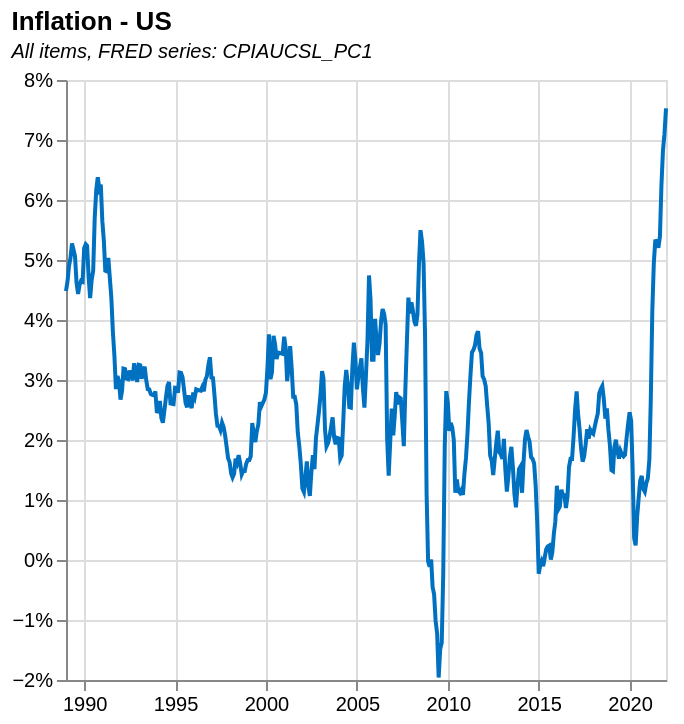

Vega-Lite specification stored for this chart:
### Vega-Lite specification from a JSON file in a GitHub repository (floating-point values rounded to 4 significant figures; data arrays with more than 128 entries replaced by an {"elided": "..."} marker saying what was removed)
{"$schema": "https://vega.github.io/schema/vega-lite/v5.json", "description": "Creates year variable, then defined parameters on this and adds sliders.", "title": {"text": "Inflation - US", "subtitle": "All items, FRED series: CPIAUCSL_PC1", "subtitleFontStyle": "italic", "subtitleFontSize": 10, "anchor": "start", "color": "black"}, "width": 300, "height": 300, "mark": {"type": "line", "color": "rgb(0,112,192)", "strokeWidth": 2, "opacity": 1}, "data": {"values": {"elided": "889 records"}, "format": {"parse": {"Date": "date"}}}, "transform": [{"calculate": "year(datum.Date)", "as": "year"}, {"filter": "datum.year>=minYear"}, {"filter": "datum.year<=maxYear"}, {"calculate": "datum.CPIAUCSL_PC1/100", "as": "value"}], "params": [{"name": "minYear", "value": 1989, "bind": {"input": "range", "min": 1963, "max": 2022, "step": 1, "name": "Start year:"}}, {"name": "maxYear", "value": 2022, "bind": {"input": "range", "min": 1963, "max": 2022, "step": 1, "name": "End year:"}}], "encoding": {"x": {"field": "Date", "type": "temporal", "title": null}, "y": {"field": "value", "type": "quantitative", "title": null, "axis": {"format": "%"}}}}
